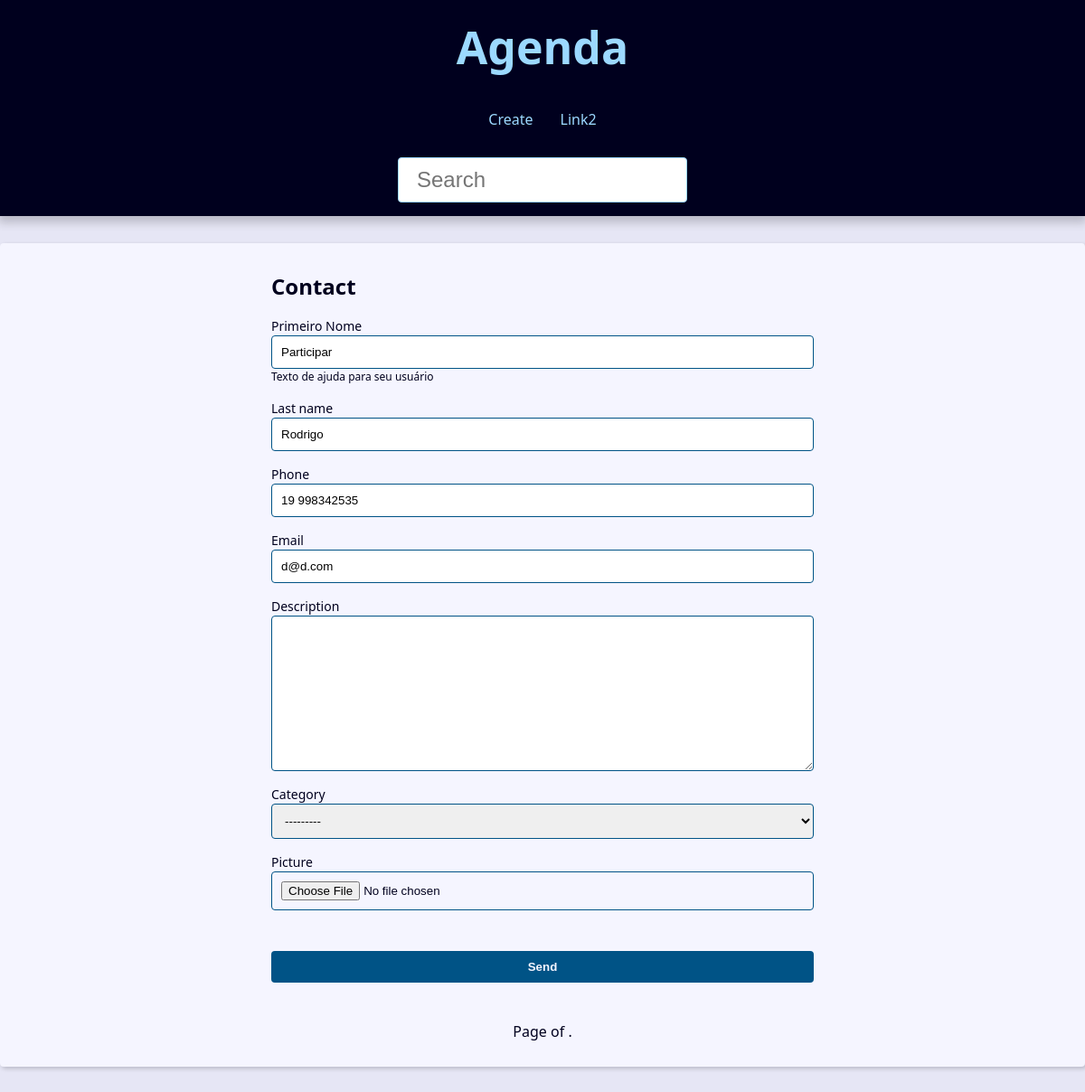
/contact/1006/update/, run on the app's committed database.
### contact/models.py (models this page shows, shortened)
class Contact(models.Model):
    first_name   = models.CharField(max_length=50)
    last_name    = models.CharField(max_length=50, blank=True)
    phone        = models.CharField(max_length=50)
    email        = models.EmailField(max_length=254, blank=True)
    created_date = models.DateTimeField(default=timezone.now)
    description  = models.TextField(blank=True)
    show         = models.BooleanField(default=True)
    picture      = models.ImageField(blank=True, upload_to="pictures/%Y/%m/")
    category = models.ForeignKey(
                        Category,
                        on_delete=models.SET_NULL,
                        blank=True,
                        null=True
    )
    owner = models.ForeignKey(
        User,
        on_delete=models.SET_NULL,
        blank=True, null=True
    )
    class Meta:
        verbose_name = 'Contato'
        verbose_name_plural = 'Contatos'

### contact/views/contact_forms.py (the view, shortened to what this page needs)
# urls.py: path('contact/<int:contact_id>/update/', views.update, name='update'),
def update(request, contact_id):
    contact = get_object_or_404(
        Contact, pk=contact_id, show=True
    )
    form_action = reverse('contact:update', args=(contact_id,))
    context = {
        'form': ContactForm(instance=contact),
        'form_action': form_action,
    }
    return render(
        request,
        'contact/create.html',
        context
    )

### contact/forms.py (shortened to what this page needs)
class ContactForm(forms.ModelForm):
    picture = forms.ImageField(
        widget=forms.FileInput(
            attrs={
                'accept': 'image/*',
            }
        )
    )
    first_name = forms.CharField(
        widget=forms.TextInput(
            attrs={
                'class': 'classe-a classe-b',
                'placeholder': 'Aqui veio do init',
            }
        ),
        label='Primeiro Nome',
        help_text='Texto de ajuda para seu usuário',
    )
    def __init__(self, *args, **kwargs):
        super().__init__(*args, **kwargs)
    class Meta:
        model = models.Contact
        fields = (
            'first_name','last_name','phone',
            'email','description','category',
            'picture'
        )

### contact/models.py (called while the page is built)
    def __str__(self) -> str:
        return self.name

### contact/templates/contact/create.html (shortened to what this page needs)
{% extends 'global/base.html' %}
{% block content %}
  <div class="form-wrapper">
    <h2>Contact</h2>
    <form
      action="{{ form_action }}"
      method="POST"
      enctype="multipart/form-data"
    >
      <div class="form-content">
        {% for field in form %}
          <div class="form-group">
            <label for="{{ field.id_for_label }}">{{ field.label }}</label>
            {{ field }}
            {% if field.help_text %}
              <p class="help-text">{{ field.help_text }}</p>
            {% endif %}
          </div>
          {% if field.name == 'picture' and field.value.url %}
            <div class="form-group">
            </div>
          {% endif %}
        {% endfor %}
      </div>
      <div class="form-content">
        <div class="form-group">
          <button class="btn" type="submit">Send</button>
        </div>
      </div>
    </form>
  </div>
{% endblock content %}

### base_static/global/css/style.css (style rules this page uses)
:root { --spacing: 1.5rem; --link-dark-color: rgb(0, 83, 134); --link-light-color: rgb(156, 217, 255); --clr-white: rgb(245, 245, 255); --clr-black: rgb(0, 0, 30); --clr-light-gray: rgb(230, 230, 245); --clr-dark-shadow-5: rgba(0, 0, 10, 5%); --clr-dark-shadow-10: rgba(0, 0, 10, 10%); --clr-dark-shadow-20: rgba(0, 0, 10, 20%); --clr-light-shadow-5: rgba(200, 200, 255, 5%); --clr-light-shadow-10: rgba(200, 200, 255, 10%); --clr-light-shadow-20: rgba(200, 200, 255, 20%); --main-page-width: 120rem; --table-min-width: 60rem; --biggest-font-size: 5rem; --bigger-font-size: 4rem; --big-font-size: 3.2rem; --medium-font-size: 2.4rem; --small-font-size: 1.6rem; --smaller-font-size: 1.4rem; --smallest-font-size: 1.2rem; --transition-fast: 300ms; --transition-medium: 600ms; --transition-slow: 1s; --default-border-radius: 4px; }
*, *::before, *::after { margin: 0; padding: 0; box-sizing: border-box; }
html { font-size: 62.5%; }
body { font-family: system-ui, -apple-system, BlinkMacSystemFont, 'Segoe UI', Roboto, Oxygen, Ubuntu, Cantarell, 'Open Sans', 'Helvetica Neue', sans-serif; line-height: 1.5; font-size: var(--small-font-size); color: var(--clr-black); -webkit-font-smoothing: antialiased; background: var(--clr-light-gray); }
.form-wrapper { max-width: 60rem; margin: var(--spacing) auto; }
.form-content { margin: var(--spacing) 0; }
.form-group { display: flex; flex-direction: column; padding-bottom: var(--spacing); }
.form-group p { margin: 1em 0; }
.form-group .help-text, .form-group .help-text~ul { margin: 0; font-size: var(--smallest-font-size); list-style: none; }
.form-group input, .form-group textarea, .form-group select { padding: 1rem; border-radius: var(--default-border-radius); border: 1px solid var(--link-dark-color); }
.form-group label { font-size: var(--smaller-font-size); }
.btn { background-color: var(--link-dark-color); color: var(--clr-white); font-weight: bold; border: none; padding: 1rem 2rem; border-radius: var(--default-border-radius); cursor: pointer; transition: filter var(--transition-fast) ease-in-out; }

### data on the page
Contact: form "Participar" "Rodrigo" "19 998342535" "d@d.com" "---------"

### other printed values
{{ field.label }} "Primeiro Nome" "Last name" "Phone" "Email" "Description" "Category" "Picture"
{{ field.help_text }} "Texto de ajuda para seu usuário"
